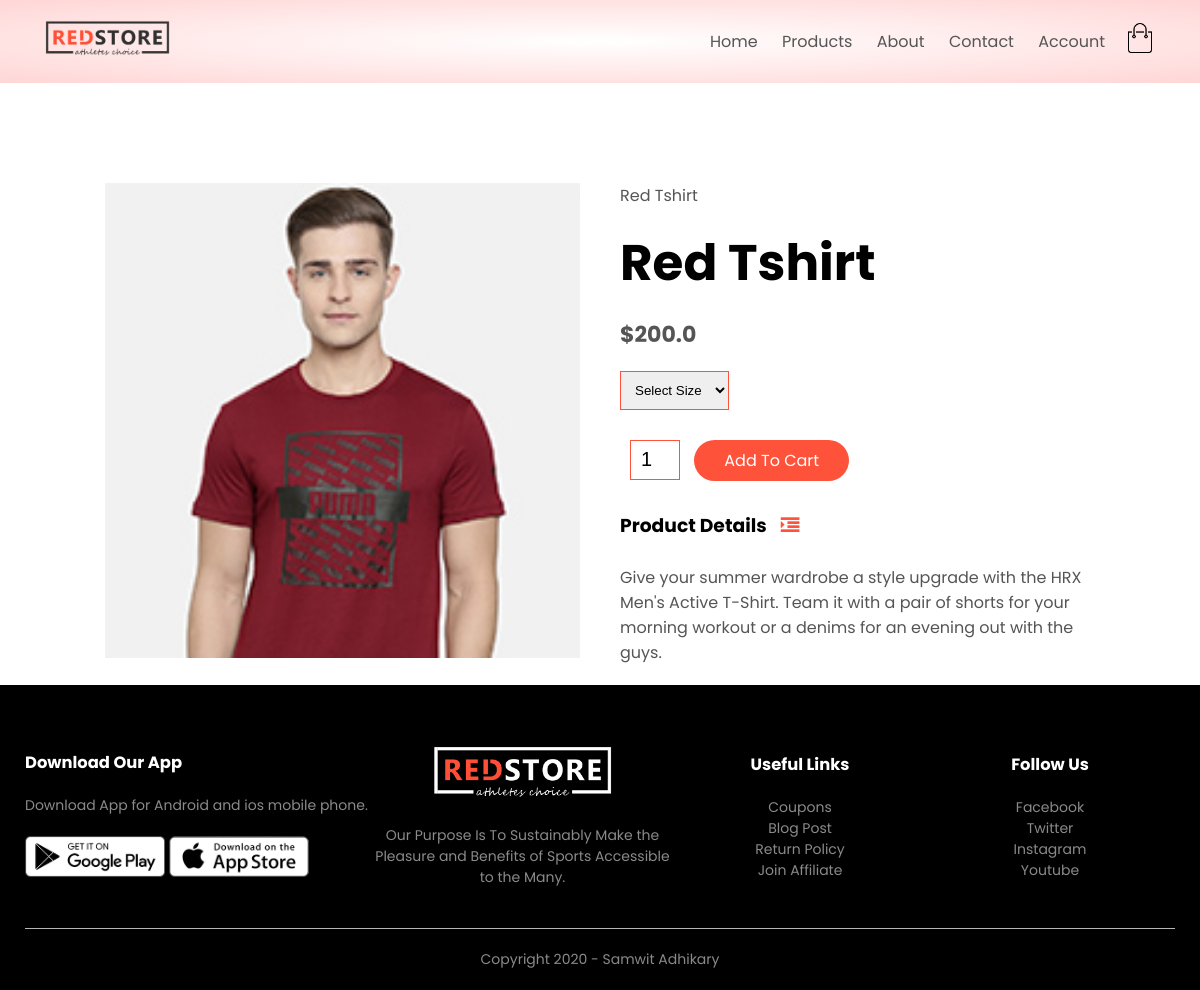
The page /product_details/1 on the database its author committed.
### products/models.py (models this page shows, shortened)
class Product(models.Model):
    LIVE=1
    DELETE=0
    DELETE_CHOICES=((LIVE,'Live'),(DELETE,'Delete'))
    title=models.CharField(max_length=200)
    price=models.FloatField()
    description=models.TextField()
    image=models.ImageField(upload_to='media/')
    priority=models.IntegerField(default=0)
    delete_status=models.IntegerField(choices=DELETE_CHOICES,default=LIVE)
    created_at=models.DateTimeField(auto_now_add=True)
    updated_at=models.DateTimeField(auto_now=True)

### products/views.py (the view)
# urls.py: path('product_details/<pk>', views.detail_product,name='detail_product'),
def detail_product(request,pk):
    product=Product.objects.get(pk=pk)
    context={"product":product}
    return render(request,'product_detail.html',context)

### templates/product_detail.html (shortened to what this page needs)
{% extends 'blank_layout.html' %}
{% block content %}
{% include 'product_detail_content.html' %}
{% endblock content %}

### templates/product_detail_content.html (shortened to what this page needs)
{% load static %}
<div class="small-container single-product">
    <div class="row">
        <div class="col-2">
            <img src="{{ product.image.url }}" width="100%" id="ProductImg">
        </div>
        <div class="col-2">
            <p>{{ product.title }}</p>
            <h1>{{ product.title }}</h1>
            <h4>${{ product.price }}</h4>
            <select>
                <option>Select Size</option>
            </select>
            <input type="number" value="1">
            <a href="" class="btn">Add To Cart</a>
            <h3>Product Details <i class="fa fa-indent"></i></h3>
            <br>
            <p>{{ product.description }}</p>
        </div>
    </div>
</div>

### static/css/style.css (style rules this page uses)
* { margin: 0; padding: 0; box-sizing: border-box; }
body { font-family: 'Poppins', sans-serif; }
a { text-decoration: none; color: #555; }
p { color: #555; }
.row { display: flex; align-items: center; flex-wrap: wrap; justify-content: space-around; }
.col-2 { flex-basis: 50%; min-width: 300px; }
.col-2 img { max-width: 100%; padding: 50px 0; }
.col-2 h1 { font-size: 50px; line-height: 60px; margin: 25px 0; }
.btn { display: inline-block; background: #ff523b; color: white; padding: 8px 30px; margin: 30px 0; border-radius: 30px; transition: background 0.5s; }
.small-container { max-width: 1080px; margin: auto; padding-left: 25px; padding-right: 25px; }
h4 { color: #555; font-weight: normal; }
select { border: 1px solid #ff523b; padding: 5px; }
.single-product { margin-top: 80px; }
.single-product .col-2 img { padding: 0; }
.single-product .col-2 { padding: 20px; }
.single-product h4 { margin: 20px 0; font-size: 22px; font-weight: bold; }
.single-product select { display: block; padding: 10px; margin-top: 20px; }
.single-product input { width: 50px; height: 40px; padding-left: 10px; font-size: 20px; margin-left: 10px; border: 1px solid #ff523b; margin-right: 10px; }
.single-product .fa { color: #ff523b; margin-left: 10px; }

### rows shown on the page
Product: image (picture), title "Red Tshirt", price "200.0", description "Give your summer wardrobe a style upgrade with the HRX Men's Active T-Shirt. Team it with a pair of shorts for your morning workout or a denims for an evening out with the guys."
